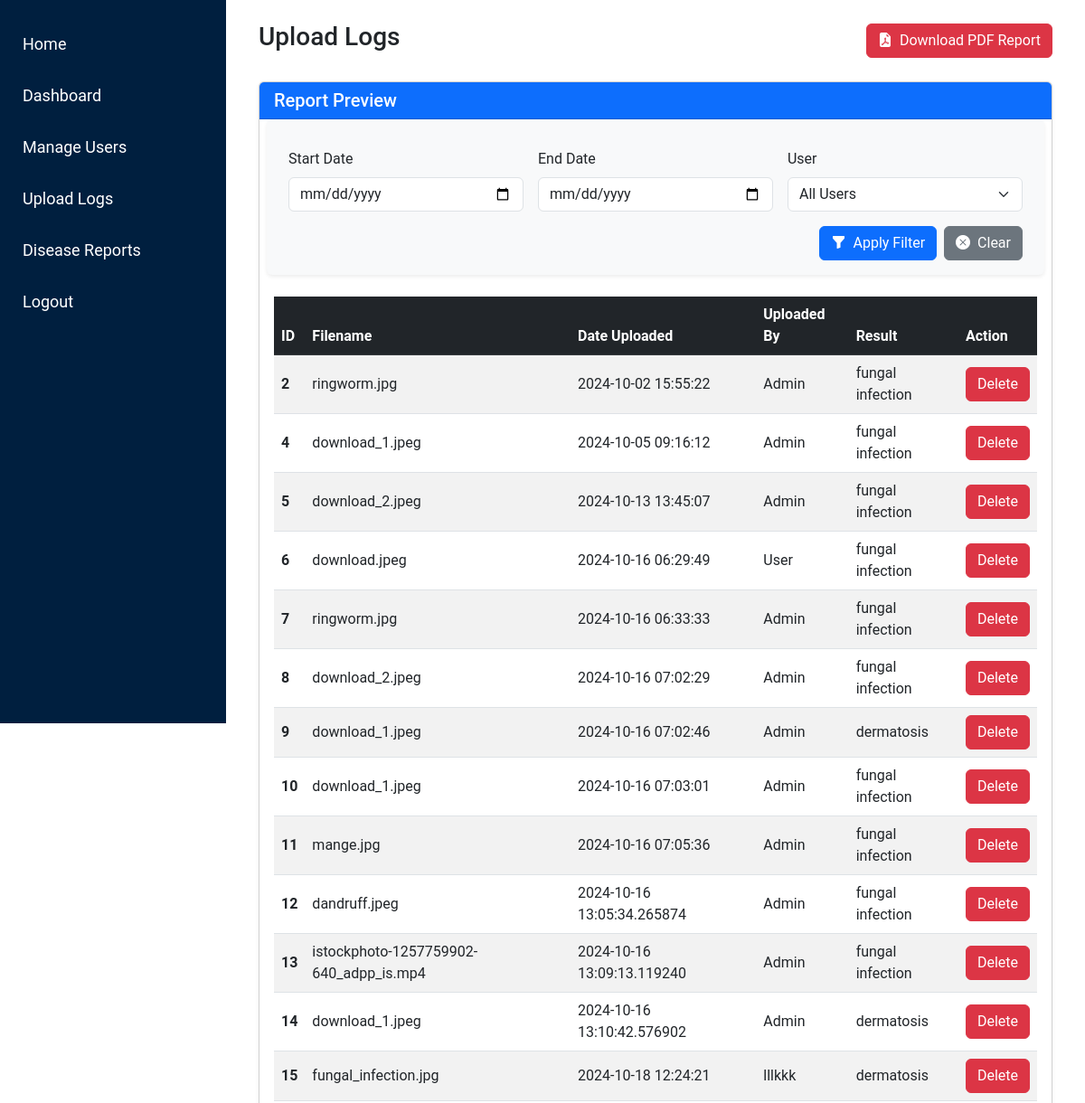
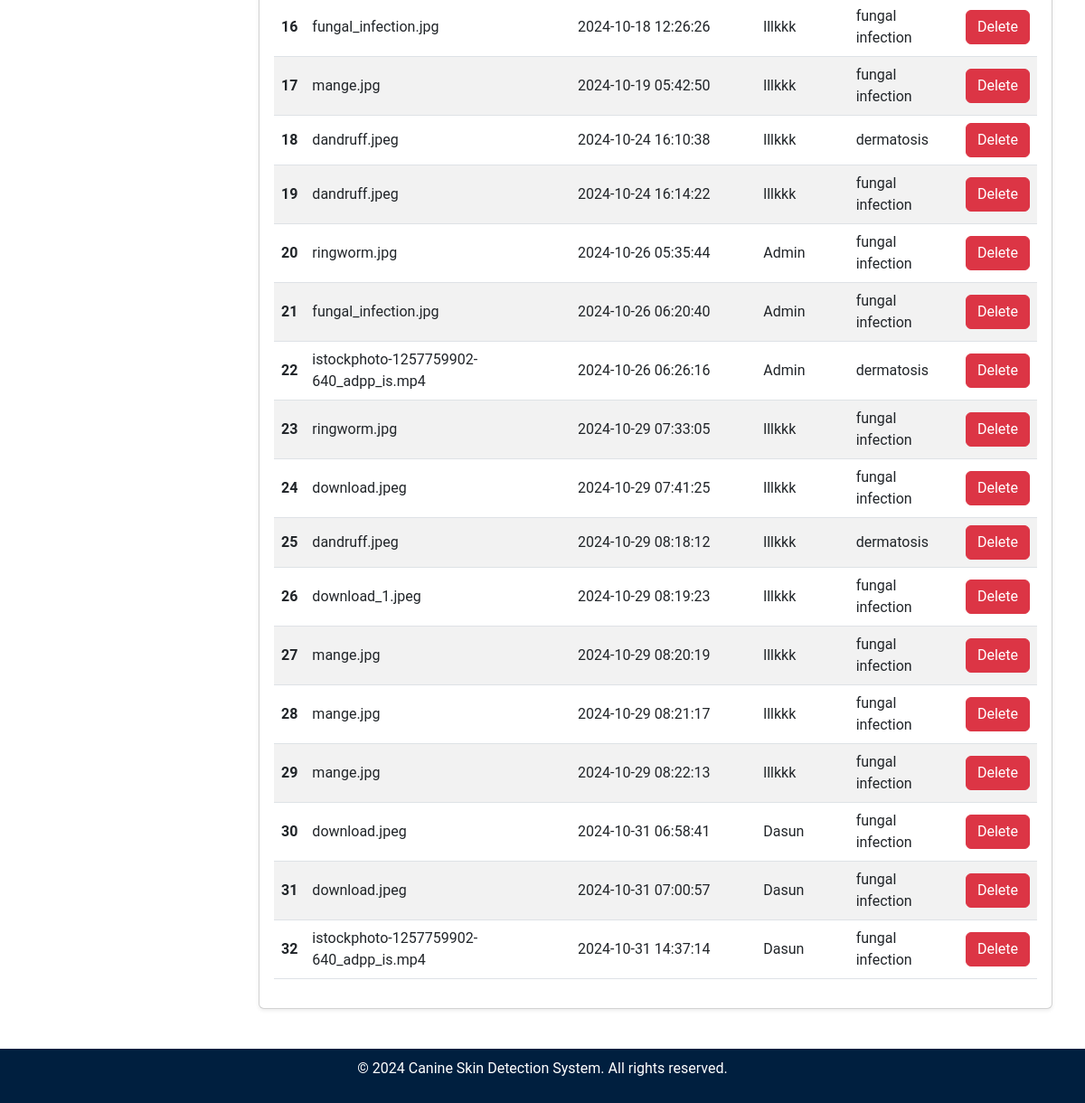
The app's page /admin/filter_logs with its own data (2 pictures, top to bottom).
### tables this page shows
CREATE TABLE uploads (
    id INTEGER PRIMARY KEY AUTOINCREMENT,
    filename TEXT NOT NULL,
    upload_date TIMESTAMP DEFAULT CURRENT_TIMESTAMP,
    file_type TEXT NOT NULL,
    result TEXT NOT NULL,  -- Add a column for storing the result (disease name)
    username TEXT NOT NULL  -- Store the username instead of user_id
);

### admin.py (the view)
@admin.route('/filter_logs', methods=['GET'])
def filter_logs():
    start_date = request.args.get('start_date', '')
    end_date = request.args.get('end_date', '')
    username = request.args.get('username', '')
    conn = get_db_connection()
    query = "SELECT id, filename, upload_date, username, result FROM uploads WHERE 1=1"
    params = []
    if start_date:
        query += " AND upload_date >= ?"
        params.append(start_date)
    if end_date:
        query += " AND upload_date <= ?"
        params.append(end_date)
    if username:
        query += " AND username = ?"
        params.append(username)
    uploads = conn.execute(query, params).fetchall()
    users = conn.execute("SELECT DISTINCT username FROM uploads").fetchall()
    conn.close()
    return render_template('admin/upload_logs.html', uploads=uploads, users=users)

### db.py (called while the page is built)
def get_db_connection():
    conn = sqlite3.connect('site.db')
    conn.row_factory = sqlite3.Row  # Allows accessing rows as dictionaries
    return conn

### templates/admin/upload_logs.html (shortened to what this page needs)
<!DOCTYPE html>
<html lang="en">
<head>
    <link href="https://cdn.jsdelivr.net/npm/bootstrap@5.3.0-alpha1/dist/css/bootstrap.min.css" rel="stylesheet">
    <link rel="stylesheet" href="{{ url_for('static', filename='css/admin_styles.css') }}">
    <link href="https://cdnjs.cloudflare.com/ajax/libs/bootstrap-icons/1.8.1/font/bootstrap-icons.min.css" rel="stylesheet">
</head>
<body>
    {% include 'partials/admin_sidebar.html' %}
    <div class="content p-4">
        <div class="container-fluid">
            <div class="d-flex justify-content-between align-items-center mb-4">
                <h1 class="h3">Upload Logs</h1>
                <form action="{{ url_for('admin.generate_pdf_report') }}" method="GET" class="d-inline">
                    <button type="submit" class="btn btn-danger">
                        <i class="bi bi-file-earmark-pdf-fill me-2"></i>Download PDF Report
                    </button>
                </form>
            </div>
            <div class="card shadow-sm mt-4">
                <div class="card-header bg-primary text-white d-flex justify-content-between align-items-center">
                    <h5 class="mb-0">Report Preview</h5>
                </div>
                <div class="card-body">
                    <form action="{{ url_for('admin.filter_logs') }}" method="GET" class="row g-3 mb-4 p-3 rounded bg-light shadow-sm">
                        <div class="col-md-4">
                            <label for="startDate" class="form-label">Start Date</label>
                            <input type="date" id="startDate" name="start_date" class="form-control" value="{{ request.args.get('start_date') }}">
                        </div>
                        <div class="col-md-4">
                            <label for="endDate" class="form-label">End Date</label>
                            <input type="date" id="endDate" name="end_date" class="form-control" value="{{ request.args.get('end_date') }}">
                        </div>
                        <div class="col-md-4">
                            <label for="username" class="form-label">User</label>
                            <select id="username" name="username" class="form-select">
                                <option value="">All Users</option>
                            </select>
                        </div>
                        <div class="col-12 d-flex justify-content-end">
                            <button type="submit" class="btn btn-primary me-2">
                                <i class="bi bi-funnel-fill me-2"></i>Apply Filter
                            </button>
                            <a href="{{ url_for('admin.upload_logs') }}" class="btn btn-secondary">
                                <i class="bi bi-x-circle-fill me-2"></i>Clear
                            </a>
                        </div>
                    </form>
                    {% if uploads %}
                    <table class="table table-hover table-striped align-middle">
                        <thead class="table-dark">
                            <tr>
                                <th scope="col">ID</th>
                                <th scope="col">Filename</th>
                                <th scope="col">Date Uploaded</th>
                                <th scope="col">Uploaded By</th>
                                <th scope="col">Result</th>
                                <th scope="col">Action</th>
                            </tr>
                        </thead>
                        <tbody>
                            {% for upload in uploads %}
                            <tr>
                                <th scope="row">{{ upload.id }}</th>
                                <td>{{ upload.filename }}</td>
                                <td>{{ upload.upload_date }}</td>
                                <td>{{ upload.username }}</td>
                                <td>{{ upload.result }}</td>
                                <td>
                                    <form action="{{ url_for('admin.delete_log', upload_id=upload.id) }}" method="POST" onsubmit="return confirm('Are you sure you want to delete this upload?');">
                                        <button type="submit" class="btn btn-danger">Delete</button>
                                    </form>
                                </td>
                            </tr>
                            {% endfor %}
                        </tbody>
                    </table>
                    {% else %}
                        <p class="text-center">No logs found for the selected filters.</p>
                    {% endif %}
                </div>
            </div>
        </div>
    </div>
    {% include 'partials/footer_admin.html' %}
</body>
</html>

### static/css/admin_styles.css (style rules this page uses)
html,body { font-family: 'Roboto', sans-serif; height: 100%; margin: 0; }
.card { margin-bottom: 20px; }
.content { margin-left: 250px; padding: 20px; flex: 1; }
.card-body { position: relative; z-index: 1; }

### records on screen
uploads: id "2", filename "ringworm.jpg", upload_date "2024-10-02 15:55:22", username "Admin", result "fungal infection"
uploads: id "4", filename "download_1.jpeg", upload_date "2024-10-05 09:16:12", username "Admin", result "fungal infection"
uploads: id "5", filename "download_2.jpeg", upload_date "2024-10-13 13:45:07", username "Admin", result "fungal infection"
uploads: id "6", filename "download.jpeg", upload_date "2024-10-16 06:29:49", username "User", result "fungal infection"
uploads: id "7", filename "ringworm.jpg", upload_date "2024-10-16 06:33:33", username "Admin", result "fungal infection"
uploads: id "8", filename "download_2.jpeg", upload_date "2024-10-16 07:02:29", username "Admin", result "fungal infection"
uploads: id "9", filename "download_1.jpeg", upload_date "2024-10-16 07:02:46", username "Admin", result "dermatosis"
uploads: id "10", filename "download_1.jpeg", upload_date "2024-10-16 07:03:01", username "Admin", result "fungal infection"
uploads: id "11", filename "mange.jpg", upload_date "2024-10-16 07:05:36", username "Admin", result "fungal infection"
uploads: id "12", filename "dandruff.jpeg", upload_date "2024-10-16 13:05:34.265874", username "Admin", result "fungal infection"
uploads: id "13", filename "istockphoto-1257759902-640_adpp_is.mp4", upload_date "2024-10-16 13:09:13.119240", username "Admin", result "fungal infection"
uploads: id "14", filename "download_1.jpeg", upload_date "2024-10-16 13:10:42.576902", username "Admin", result "dermatosis"
uploads: id "15", filename "fungal_infection.jpg", upload_date "2024-10-18 12:24:21", username "lllkkk", result "dermatosis"
uploads: id "16", filename "fungal_infection.jpg", upload_date "2024-10-18 12:26:26", username "lllkkk", result "fungal infection"
uploads: id "17", filename "mange.jpg", upload_date "2024-10-19 05:42:50", username "lllkkk", result "fungal infection"
uploads: id "18", filename "dandruff.jpeg", upload_date "2024-10-24 16:10:38", username "lllkkk", result "dermatosis"
uploads: id "19", filename "dandruff.jpeg", upload_date "2024-10-24 16:14:22", username "lllkkk", result "fungal infection"
uploads: id "20", filename "ringworm.jpg", upload_date "2024-10-26 05:35:44", username "Admin", result "fungal infection"
uploads: id "21", filename "fungal_infection.jpg", upload_date "2024-10-26 06:20:40", username "Admin", result "fungal infection"
uploads: id "22", filename "istockphoto-1257759902-640_adpp_is.mp4", upload_date "2024-10-26 06:26:16", username "Admin", result "dermatosis"
uploads: id "23", filename "ringworm.jpg", upload_date "2024-10-29 07:33:05", username "lllkkk", result "fungal infection"
uploads: id "24", filename "download.jpeg", upload_date "2024-10-29 07:41:25", username "lllkkk", result "fungal infection"
uploads: id "25", filename "dandruff.jpeg", upload_date "2024-10-29 08:18:12", username "lllkkk", result "dermatosis"
uploads: id "26", filename "download_1.jpeg", upload_date "2024-10-29 08:19:23", username "lllkkk", result "fungal infection"
uploads: id "27", filename "mange.jpg", upload_date "2024-10-29 08:20:19", username "lllkkk", result "fungal infection"
uploads: id "28", filename "mange.jpg", upload_date "2024-10-29 08:21:17", username "lllkkk", result "fungal infection"
uploads: id "29", filename "mange.jpg", upload_date "2024-10-29 08:22:13", username "lllkkk", result "fungal infection"
uploads: id "30", filename "download.jpeg", upload_date "2024-10-31 06:58:41", username "Dasun", result "fungal infection"
uploads: id "31", filename "download.jpeg", upload_date "2024-10-31 07:00:57", username "Dasun", result "fungal infection"
uploads: id "32", filename "istockphoto-1257759902-640_adpp_is.mp4", upload_date "2024-10-31 14:37:14", username "Dasun", result "fungal infection"
